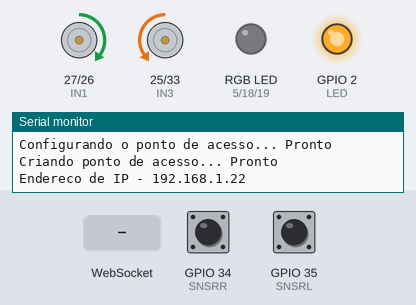
This sketch was run on a simulated ESP32. On the bench: motor-driver pin pairs drawn as motors (green arrow = first pin HIGH = forward, orange = second pin HIGH = backward, longer = more drive, scaled by the enable pin), an RGB LED mixed from three pins (HIGH = lit), output pins drawn as LEDs (lit = HIGH), the last lines printed to the serial monitor. The test bench sets the inputs (shaded band); at power-on: GPIO 34 (SNSRR) HIGH, GPIO 35 (SNSRL) HIGH. WiFi joins after 1.5 s; servers stay silent unless stated.

Above: at 2.2 s.
2.3 s: WebSocket text "Desligar" received
At 3.5 s:
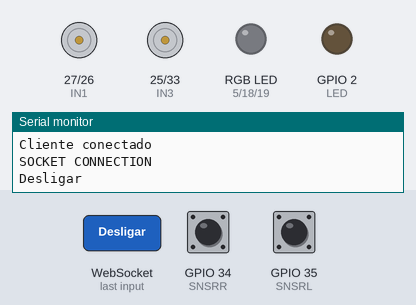
4.1 s: WebSocket text "2" received
At 4.6 s:
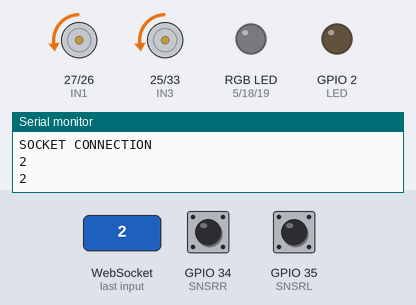
5.6 s: WebSocket text "0" received
At 6.8 s:
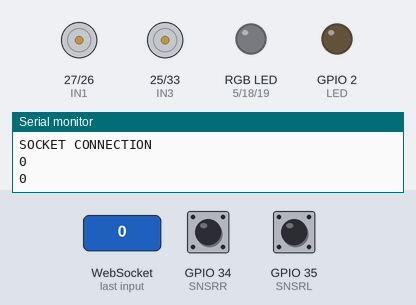
7.1 s: WebSocket text "3" received
At 8.1 s:
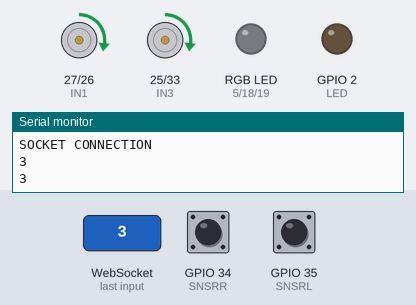
8.6 s: WebSocket text "4" received
At 9.3 s:
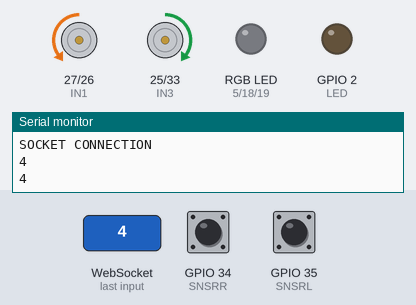
10.1 s: WebSocket text "1" received
At 10.4 s:
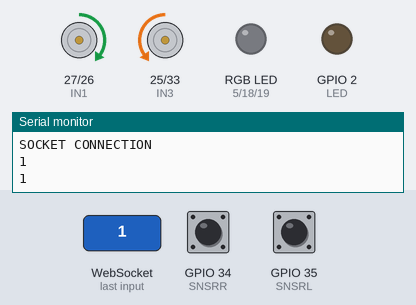
Timing chart, 0 to 12.6 s (numbered marks = the images above; inputs shaded):
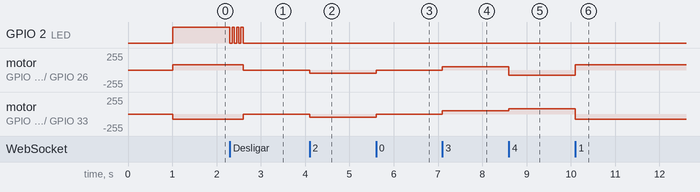

Measured:
- after the input at 2.3 s, GPIO 2 (LED): alternates HIGH for 0.05 s and LOW for 0.05 s, 7 changes in all, then stays LOW, starting at once; motor on GPIO 27 (IN1) / GPIO 26 (IN2): forward 80/255 → stopped after 0.30 s; motor on GPIO 25 (IN3) / GPIO 33 (IN4): backward 80/255 → stopped after 0.30 s
- after the input at 4.1 s, motor on GPIO 27 (IN1) / GPIO 26 (IN2), motor on GPIO 25 (IN3) / GPIO 33 (IN4): stopped → backward 50/255 at once
- after the input at 5.6 s, motor on GPIO 27 (IN1) / GPIO 26 (IN2), motor on GPIO 25 (IN3) / GPIO 33 (IN4): backward 50/255 → stopped at once
- after the input at 7.1 s, motor on GPIO 27 (IN1) / GPIO 26 (IN2), motor on GPIO 25 (IN3) / GPIO 33 (IN4): stopped → forward 50/255 at once
- after the input at 8.6 s, motor on GPIO 27 (IN1) / GPIO 26 (IN2): forward 50/255 → backward 80/255 at once; motor on GPIO 25 (IN3) / GPIO 33 (IN4): forward 50/255 → forward 80/255 at once
- after the input at 10.1 s, motor on GPIO 27 (IN1) / GPIO 26 (IN2): backward 80/255 → forward 80/255 at once; motor on GPIO 25 (IN3) / GPIO 33 (IN4): forward 80/255 → backward 80/255 at once

The sketch:

ENG_UNI_II.ino
```cpp
#include <WiFi.h>
#include <WiFiClient.h>
#include <WebServer.h>
#include <WebSocketsServer.h>

#define LED  2
#define LED_R 5
#define LED_G 18
#define LED_B 19
#define LDR 32
#define MOTOR_UPTIME 100
#define DUTY_CYCLE  10
#define IN1 27
#define IN2 26
#define IN3 25
#define IN4 33
#define ENA 12
#define ENB 13
#define SNSRL 35
#define SNSRR 34
#define PWM_HIGH  150
#define PWM_LOW 50
#define PWM_MED 80
#define PWM_FREQ  490
#define SSID_REDE  "Marcos_001"
#define SENHA_REDE  "Segredo123"

//Variaveis globais
int active_H_bridge = 1;
bool autonomous_control = HIGH;
int H_bridge_broadcast_value = 0;

//Configuracoes para o WiFi
IPAddress local_IP(192,168,1,22);
IPAddress gateway(192,168,1,5);
IPAddress subnet(255,255,255,0);

//Configuracoes para o server
WebServer server(80);
WebSocketsServer Socket = WebSocketsServer(81);

static String PROGMEM INDEX_HTML = "<!DOCTYPE html> <html> <head> <title>ESP 32 CONTROL SYSTEM</title> <style type='text/CSS'> #header{ background-color: #2f4468; border-radius: 10px; padding: 5px; width: 100%; overflow: hidden; height: 20%; } .titulo{ font-family: Brush Script MT, Brush Script Std, cursive; text-align: center; font-size: 30px; /*color: #c9a959;*/ color: white; } body{ background-color: #f4f2ef; background-size: 100% 100%; overflow: hidden; } .wrapper{ width: 80%; padding: 5%; /*display: grid; grid-template-columns: 70% 30%;*/ margin: auto; } #powerbtn{ border-radius: 5px; text-shadow: 5px; border: 0px; padding-top: 10px; padding-bottom: 10px; font-size: 15px; width: 100%; height: 10em; } .OFF{ background-color: #2f4468; color: white; } .OFF:hover{ background-color: #e4850f; } .ON{ background-color: #e4850f; color: white; } .center{ display: flex; justify-content: center; align-items: center; height: 100%; /*border: 3px solid green;*/ } .slidecontainer { position: absolute; width: 100%; /* Width of the outside container */ } .slider { -webkit-appearance: none; appearance: none; width: 80%; height: 10em; background: #d3d3d3; outline: none; opacity: 0.7; -webkit-transition: .2s; transition: opacity .2s; } .slider:hover { opacity: 1; } .slider::-webkit-slider-thumb{ -webkit-appearance: none; appearance: none; width: 20em; height: 20em; border-radius: 50%; background: #2076ac; cursor: pointer; } .spacer{ padding-top: 10%; } .angle{ display: flex; justify-content: center; align-items: center; height: 100%; padding: 2%; font-size: 20px; } .angle { height: 10em; font-size: 20px; } .button { background-color: #2f4468; border: none; color: white; padding: 10px 20px; text-align: center; text-decoration: none; display: inline-block; font-size: 18px; margin: 6px 3px; cursor: pointer; -webkit-touch-callout: none; -webkit-user-select: none; -khtml-user-select: none; -moz-user-select: none; -ms-user-select: none; user-select: none; -webkit-tap-highlight-color: rgba(0,0,0,0); } .button:hover{ background-color: #e4850f; } .button:active{ background-color:#0dde26; } .btntable{ display: flex; justify-content: center; } </style> </head> <body> <header id='header'> <div class='titulo'> <h1>Controle</h1> </div> </header> <div class='wrapper'> <div class='center'> <input type='button' value='Ligar' id='powerbtn' class='OFF'> </div> <div class = 'spacer'></div> <div class = 'btntable'> <table> <tr><td colspan='3' align='center'><button class='button' id='fwbtn'>Forward</button></td></tr> <tr><td align='center'><button class='button' id='leftbtn'>Left</button></td><td align='center'><button class='button' id='stopbtn'>Stop</button></td><td align='center'><button class='button' id='rightbtn'>Right</button></td></tr> <tr><td colspan='3' align='center'><button class='button' id='bkwdbtn'>Backward</button></td></tr> </table> </div> </div> <footer> </footer> <script> var Socket; var botao = document.getElementById('powerbtn'); botao.addEventListener('click', powerChanged); var fwrdbtn = document.getElementById('fwbtn'); fwrdbtn.addEventListener('mousedown',function(){toggleCheckbox('forward');}); fwrdbtn.addEventListener('touchstart',function(){toggleCheckbox('forward');}); fwrdbtn.addEventListener('mouseup',function(){toggleCheckbox('stop');}); fwrdbtn.addEventListener('touchend',function(){toggleCheckbox('stop');}); var leftbtn = document.getElementById('leftbtn'); leftbtn.addEventListener('mousedown',function(){toggleCheckbox('left');}); leftbtn.addEventListener('touchstart',function(){toggleCheckbox('left');}); leftbtn.addEventListener('mouseup',function(){toggleCheckbox('stop');}); leftbtn.addEventListener('touchend',function(){toggleCheckbox('stop');}); var stopbtn = document.getElementById('stopbtn'); stopbtn.addEventListener('mousedown',function(){toggleCheckbox('stop');}); stopbtn.addEventListener('touchstart',function(){toggleCheckbox('stop');}); var rightbtn = document.getElementById('rightbtn'); rightbtn.addEventListener('mousedown',function(){toggleCheckbox('right');}); rightbtn.addEventListener('touchstart',function(){toggleCheckbox('right');}); rightbtn.addEventListener('mouseup',function(){toggleCheckbox('stop');}); rightbtn.addEventListener('touchend',function(){toggleCheckbox('stop');}); var bkwdbtn = document.getElementById('bkwdbtn'); bkwdbtn.addEventListener('mousedown',function(){toggleCheckbox('backward');}); bkwdbtn.addEventListener('touchstart',function(){toggleCheckbox('backward');}); bkwdbtn.addEventListener('mouseup',function(){toggleCheckbox('stop');}); bkwdbtn.addEventListener('touchend',function(){toggleCheckbox('stop');}); function startWebSocket(){ Socket = new WebSocket('ws://'+window.location.hostname+':81/'); Socket.onmessage = function(event){ processarComando(event); } }; function processarComando(event) { console.log(event.data); let dados = event.data.split(';'); switch (dados[0]){ case 'Ligado': botao.className = 'ON'; botao.value = 'Desligar'; break; case 'Desligado': botao.className = 'OFF'; botao.value = 'Ligar'; break; } let handleESP32 = dados[1]; console.log(handleESP32); }; function powerChanged(){ console.log(botao.value); handleSocketSend(botao.value); if(botao.value == 'Ligar'){ botao.className = 'ON'; botao.value = 'Desligar'; } else{ botao.className = 'OFF'; botao.value = 'Ligar'; } }; function handleSocketSend(valor){ Socket.send(valor); }; window.onload = function(event){ startWebSocket(); }; function toggleCheckbox(x) { let H_Bridge_Handle = 0; console.log(x); switch(x){ case 'forward': H_Bridge_Handle = 1; break; case 'left': H_Bridge_Handle = 2; break; case 'right': H_Bridge_Handle = 3; break; case 'backward': H_Bridge_Handle = 4; break; default: H_Bridge_Handle = 0; break; }; handleSocketSend(H_Bridge_Handle); }; </script> </body> </html>";

void H_bridge_handle(int value){
  if (active_H_bridge == 1){
  switch(value){
    case 0:
      //Parado
      digitalWrite(IN1,LOW);
      digitalWrite(IN2,LOW);
      digitalWrite(IN3,LOW);
      digitalWrite(IN4,LOW);
      break;
    case 1:
      //Frente
      digitalWrite(IN1,HIGH);
      digitalWrite(IN2,LOW);
      digitalWrite(IN3,LOW);
      digitalWrite(IN4,HIGH);
      ledcWrite(0,PWM_MED);
      ledcWrite(1,PWM_MED);
      break;
    case 2:
      //Esquerda
      digitalWrite(IN1,LOW);
      digitalWrite(IN2,HIGH);
      digitalWrite(IN3,LOW);
      digitalWrite(IN4,HIGH);
      ledcWrite(0,PWM_LOW);
      ledcWrite(1,PWM_LOW);
      break;
    case 3:
      //Direita
      digitalWrite(IN1,HIGH);
      digitalWrite(IN2,LOW);
      digitalWrite(IN3,HIGH);
      digitalWrite(IN4,LOW);
      ledcWrite(0,PWM_LOW);
      ledcWrite(1,PWM_LOW);
      break;
    case 4:
      //Trás
      digitalWrite(IN1,LOW);
      digitalWrite(IN2,HIGH);
      digitalWrite(IN3,HIGH);
      digitalWrite(IN4,LOW);
      ledcWrite(0,PWM_MED);
      ledcWrite(1,PWM_MED);
      break;
    }
    //Configura o PWM
  // ledcWrite(0, PWM_HIGH);
  // ledcWrite(1, PWM_HIGH);
  }
  else{
    digitalWrite(IN1,LOW);
    digitalWrite(IN2,LOW);
    digitalWrite(IN3,LOW);
    digitalWrite(IN4,LOW);
  }
}

void Line_sensor_handle(){
  int handle = 0;
  if((digitalRead(SNSRL) == LOW)&&(digitalRead(SNSRR) == LOW)){
    //Condição de parado
    handle= 0;
  }
  else if ((digitalRead(SNSRL) == HIGH)&&(digitalRead(SNSRR) == HIGH)){
    //Condição de ir para frente
    handle = 1;
  }
  else if ((digitalRead(SNSRL) == LOW)&&(digitalRead(SNSRR) == HIGH)){
    //Condição de ir para a esquerda
    handle = 3;
  }
  else if ((digitalRead(SNSRL) == HIGH)&&(digitalRead(SNSRR) == LOW)){
    //Condição de ir para a direita
    handle = 2;
  }
  // Serial.print("Handle: ");
  // Serial.println((handle));
  H_bridge_handle(handle);
}
void Blink(int vezes, int tempo){
  for(int i = 0; i < 2*vezes; i++){
    changeStatus();
    delay(tempo/(2*vezes));
  }
}

void LED_select(){
    //Array para guardar o valor do LDR
    int LEDvalues[4] = {0,0,0,0}; //Treshold, LED_R, LED_G, LED_B

    //Ler a tensão basal
    LEDvalues[0] = analogRead(LDR);

    //Leitura do LED Vermelho
    digitalWrite(LED_R,HIGH);
    delay(1);
    LEDvalues[1] = analogRead(LDR);
    digitalWrite(LED_R,LOW);

    //Leitura do LED Vermelho
    digitalWrite(LED_G,HIGH);
    delay(1);
    LEDvalues[2] = analogRead(LDR);
    digitalWrite(LED_G,LOW);

    //Leitura do LED Vermelho
    digitalWrite(LED_B,HIGH);
    delay(1);
    LEDvalues[3] = analogRead(LDR);
    digitalWrite(LED_B,LOW);

    //Escrever na serial
    Serial.print("Treshold: ");
    Serial.println(LEDvalues[0]);
    Serial.print("LED Vermelho: ");
    Serial.println(LEDvalues[1]-LEDvalues[0]);
    Serial.print("LED Verde: ");
    Serial.println(LEDvalues[2]-LEDvalues[0]);
    Serial.print("LED Azul: ");
    Serial.println(LEDvalues[3]-LEDvalues[0]);
    if (LEDvalues[1]-LEDvalues[0] > 150){
      Serial.println("Vermelho!");
      H_bridge_handle(0);
      Blink(1,300);
    }
    if (LEDvalues[2]-LEDvalues[0]> 200){
      Serial.println("Verde!");
      H_bridge_handle(0);
      Blink(2,300);
    }
    if (LEDvalues[3]-LEDvalues[0] > 120){
      Serial.println("Azul!");
      H_bridge_handle(0);
      Blink(3,300);
    }
    Serial.println("-------------------------");
}
//Funcao para simbolizar o status do led
void changeStatus(){
  autonomous_control = !autonomous_control;
  digitalWrite(LED,autonomous_control);
  BroadcastStatus();
}
void statusHigh(){
  autonomous_control = HIGH;
  digitalWrite(LED,autonomous_control);
  BroadcastStatus();
}

void statusLow(){
  autonomous_control = LOW;
  digitalWrite(LED,autonomous_control);
  BroadcastStatus();
}
void webSocketEvent(byte num, WStype_t type, uint8_t * payload, size_t length){
  Serial.println("SOCKET CONNECTION");
  switch(type){
    case WStype_DISCONNECTED:
      Serial.println("Cliente desconectado");
      Blink(3,300);
      break;

    case WStype_CONNECTED:
      Serial.println("Cliente conectado");
      Blink(3,300);
      BroadcastStatus();
      break;

    case WStype_TEXT:
      String resposta = "";
      for (int i = 0; i < length; i++){
        resposta += (char)payload[i];
      }
      Serial.println(resposta);
      if (resposta == "Ligar"){
        statusHigh();
        BroadcastStatus();
      }
      else if (resposta == "Desligar"){
        statusLow();
        BroadcastStatus();
      }
      else{
        H_bridge_broadcast_value = resposta.toInt();
        Serial.println(H_bridge_broadcast_value);
        H_bridge_handle(H_bridge_broadcast_value);
      }
      break;
  }
}
void BroadcastStatus(){
      String str = "";
      switch(autonomous_control){
        case HIGH:
        str = "Ligado";
        break;
        case LOW:
        str = "Desligado";
        break;
      }
      //Colocar o angulo do servo para o broadcast
      str += ";"+ String(H_bridge_broadcast_value);
      int str_len = str.length()+1;
      char char_arr[str_len];
      str.toCharArray(char_arr,str_len);
      Socket.broadcastTXT(char_arr);
}
void setup() {
  // put your setup code here, to run once:
  //Configurar as saidas
  pinMode(LED,OUTPUT);
  digitalWrite(LED,LOW);
  pinMode(LED_R,OUTPUT);
  digitalWrite(LED_R,LOW);
  pinMode(LED_G,OUTPUT);
  digitalWrite(LED_G,LOW);
  pinMode(LED_B,OUTPUT);
  digitalWrite(LED_B,LOW);
  pinMode(IN1,OUTPUT);
  digitalWrite(IN1,LOW);
  pinMode(IN2,OUTPUT);
  digitalWrite(IN2,LOW);
  pinMode(IN3,OUTPUT);
  digitalWrite(IN3,LOW);
  pinMode(IN4,OUTPUT);
  digitalWrite(IN4,LOW);
  pinMode(ENA,OUTPUT);
  pinMode(ENB,OUTPUT);
  //Configurar as entradas
  pinMode(SNSRL,INPUT);
  pinMode(SNSRR,INPUT);
  pinMode(LDR,INPUT);
  //pinMode(BURST_BTN,INPUT_PULLUP);
  //pinMode(CALIB_R,INPUT_PULLUP);
  //pinMode(CALIB_G,INPUT_PULLUP);
  //pinMode(CALIB_B,INPUT_PULLUP);
  //Configuracao do PWM para os motores
  ledcAttachPin(ENA, 0);
  ledcAttachPin(ENB, 1);
  ledcSetup(0, PWM_FREQ, 8);
  ledcSetup(1, PWM_FREQ, 8);
  //Configuracao da serial
  Serial.begin(115200);
  Serial.println();
  Serial.println("Starting...");
  Serial.println("-------------------------");

  //Inicializando o WiFi
  Serial.print("Configurando o ponto de acesso... ");
  Serial.println(WiFi.softAPConfig(local_IP,gateway,subnet) ? "Pronto": "Falhou");

  Serial.print("Criando ponto de acesso... ");
  Serial.println(WiFi.softAP(SSID_REDE,SENHA_REDE)? "Pronto": "Falhou");

  Serial.print("Endereco de IP - ");
  Serial.println(WiFi.softAPIP());

  //Para conectar a um roteador
  // WiFi.begin(SSID_REDE,SENHA_REDE);
  // Serial.print("Conectando...");
  //   while(WiFi.status() != WL_CONNECTED){
  //     Serial.print('.');
  //     delay(500);
  //     changeStatus();
  //   }
  //  Serial.println("");
  //  Serial.print("Conectado com o IP: ");
  //  Serial.println(WiFi.localIP());
  //  statusLow();


  server.on("/", []() {
    server.send(200,"text/html",INDEX_HTML);
  });

  server.begin();
  Socket.begin();
  Socket.onEvent(webSocketEvent);
  delay(1000);
  statusHigh();
}

void loop() {
  // put your main code here, to run repeatedly:
  //if ((digitalRead(BURST_BTN) != state)&&(digitalRead(BURST_BTN) == LOW))
  //state = digitalRead(BURST_BTN);
  server.handleClient();
  Socket.loop();
  if(autonomous_control){
    Line_sensor_handle();
  //LED_select();
  }
  else{
    H_bridge_handle(H_bridge_broadcast_value);
  }
  // if (Serial.available() > 0){
  //   String read = Serial.readStringUntil('\n');
  //   Serial.println("ECHO: "+ read);
  //   int HBridgeValue = read.toInt();
  //   H_bridge_handle(HBridgeValue);
  // }
}
```
